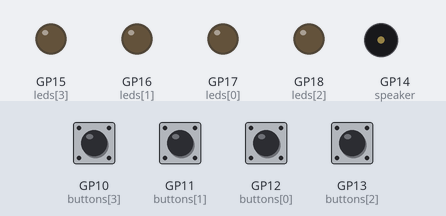
This program was run on a simulated Raspberry Pi Pico running MicroPython. Shown: output pins drawn as LEDs (lit = HIGH), buzzer (waves = sounding). The inputs (shaded band) are chosen by the test bench; at power-on: GP10 (buttons[3]), GP11 (buttons[1]), GP12 (buttons[0]), GP13 (buttons[2]) HIGH. Random numbers come from a fixed seed.

Above: at 1.7 s.
1.8 s: GP10 (buttons[3]) pulled LOW for 0.15 s
At 1.9 s:
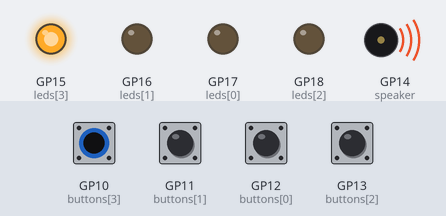
3.7 s: GP12 (buttons[0]) pulled LOW for 0.15 s
At 3.81 s:
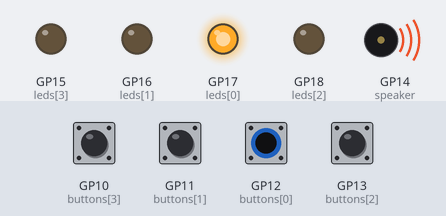
5.6 s: GP13 (buttons[2]) pulled LOW for 0.15 s
At 5.7 s:
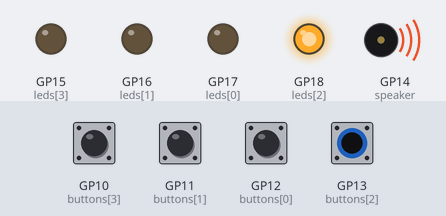
Timing chart, 0 to 8.6 s (numbered marks = the images above; inputs shaded):
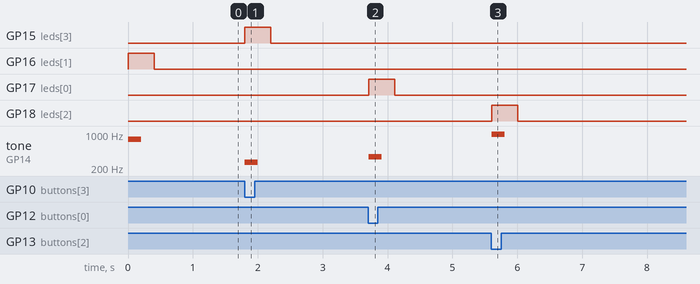

The program:

simon_says_1.py
```python
from machine import Pin, PWM, ADC
from time import sleep_ms
import random

# Setup for LED pins
leds = [Pin(17, Pin.OUT), Pin(16, Pin.OUT), Pin(18, Pin.OUT), Pin(15, Pin.OUT)]

# Setup for button pins
buttons = [Pin(12, Pin.IN, Pin.PULL_UP), Pin(11, Pin.IN, Pin.PULL_UP),
           Pin(13, Pin.IN, Pin.PULL_UP), Pin(10, Pin.IN, Pin.PULL_UP)]

# Speaker setup
speaker = Pin(14, Pin.OUT)
buzzer = PWM(speaker)
buzzer.duty_u16(0)

# Generate a list of 50 random tones
tones = [random.randint(200, 1000) for _ in range(50)]

# Function to play a single tone
def play_tone(tone, duration=200):
    buzzer.freq(tone)
    buzzer.duty_u16(32768)
    sleep_ms(duration)
    buzzer.duty_u16(0)

# Function to turn off all LEDs
def turn_off_leds():
    for led in leds:
        led.value(0)

# Function to light up an LED and play its associated tone
def light_and_tone(led_index, tone):
    leds[led_index].value(1)
    play_tone(tone)
    sleep_ms(200)  # Keep LED on while tone plays
    leds[led_index].value(0)

# Function to play the game sequence
def play_sequence(sequence):
    for led_index in sequence:
        light_and_tone(led_index, tones[led_index])
        sleep_ms(100)  # Wait a bit before the next LED

# Function to get player input
def get_player_input(sequence_length):
    player_sequence = []
    for _ in range(sequence_length):
        while True:
            for i, button in enumerate(buttons):
                if button.value() == 0:  # Button is pressed
                    player_sequence.append(i)
                    light_and_tone(i, tones[i])  # Light and tone for player's button press
                    sleep_ms(300)  # Debounce delay
                    while button.value() == 0:  # Wait for button release
                        sleep_ms(10)
                    break
            sleep_ms(10)
    return player_sequence

# The main game function
def play_game():
    game_sequence = []
    while True:
        # Add a new step to the sequence
        new_step = random.randint(0, 3)
        game_sequence.append(new_step)

        # Play the current game sequence
        play_sequence(game_sequence)

        # Get player input and compare to the game sequence
        player_sequence = get_player_input(len(game_sequence))
        if player_sequence != game_sequence:
            print("Wrong sequence! You lose!")
            for _ in range(4): play_tone(100, 500)  # Play a losing tone
            break  # End the game on a wrong move

        print("Correct sequence! Keep going!")
        sleep_ms(1000)  # Wait before starting the next round

# Start the game
play_game()
```

Measured:
- after the input at 1.8 s, GP15 (leds[3]): LOW → HIGH at once, → LOW 0.40 s later; tone on GP14 (speaker): silent → 264 Hz at once, → silent 0.20 s later
- after the input at 3.7 s, GP17 (leds[0]): LOW → HIGH at once, → LOW 0.40 s later; tone on GP14 (speaker): silent → 337 Hz at once, → silent 0.20 s later
- after the input at 5.6 s, GP18 (leds[2]): LOW → HIGH at once, → LOW 0.40 s later; tone on GP14 (speaker): silent → 982 Hz at once, → silent 0.20 s later
